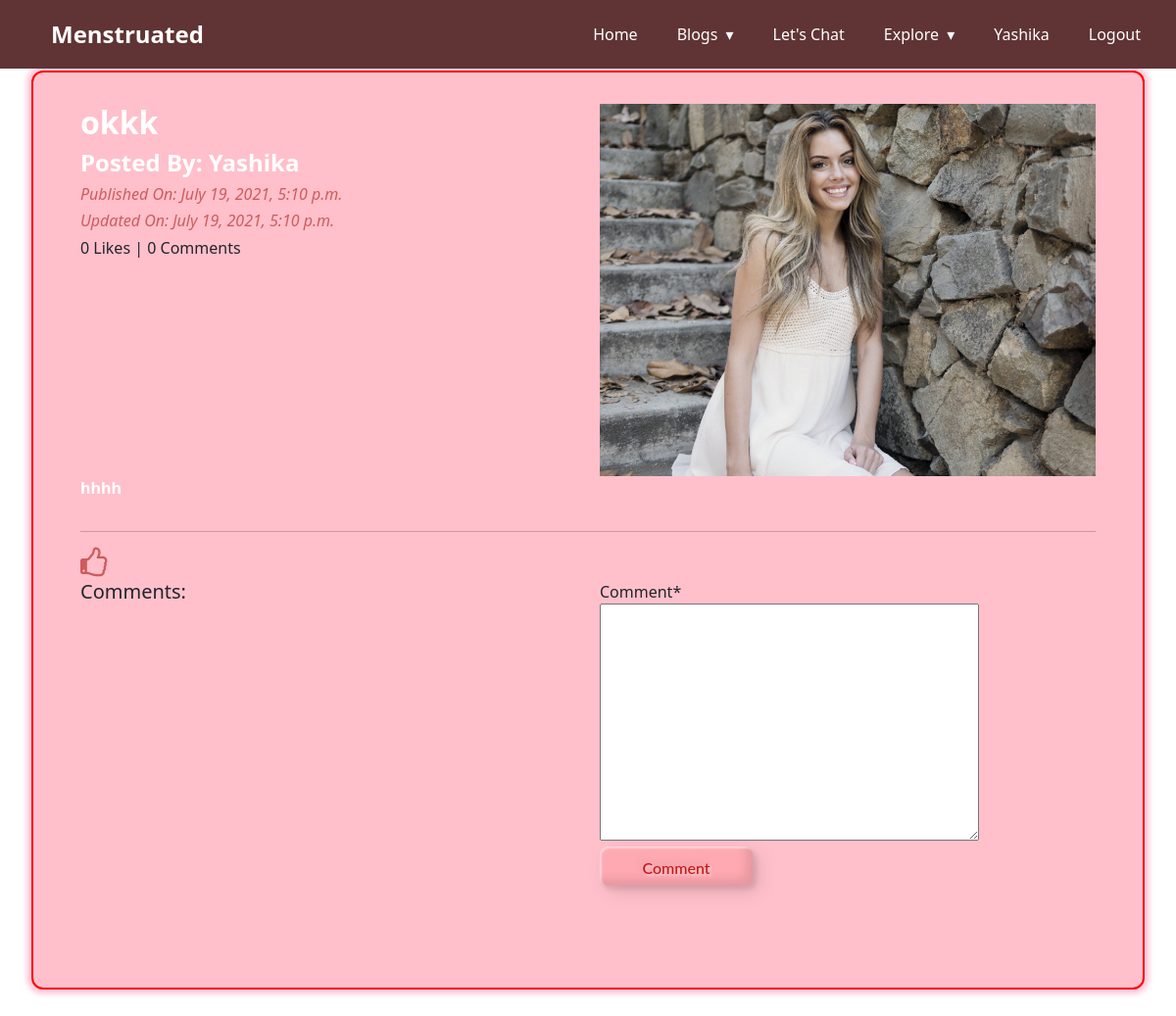
/blog/details/okkk-8022f0fc-eb45-4fe8-b203-3067a86c0cef (signed in), run on the app's committed database.
### App_Blog/models.py (models this page shows, shortened)
class Blog(models.Model):
    author = models.ForeignKey(User, on_delete=models.CASCADE,related_name='post_author')
    blog_title = models.CharField(max_length=264, verbose_name="Put a Title")
    slug = models.SlugField(max_length=264, unique=True)
    blog_content = models.TextField(verbose_name="What is on your mind?")
    blog_image = models.ImageField(upload_to='blog_images', verbose_name="Blog Image")
    public_date = models.DateTimeField(auto_now_add = True)
    update_date = models.DateTimeField(auto_now=True)
    class Meta:
        ordering =['-public_date']

### App_Blog/views.py (the view, shortened to what this page needs)
# urls.py: path('details/<slug:slug>',views.blog_details,name='blog_details'),
def blog_details(request,slug):
     blog = Blog.objects.get(slug=slug)
     comment_form = CommentForm()
     already_liked = Likes.objects.filter(blog=blog,user=request.user)
     if already_liked:
          liked=True
     else:
          liked=False
     return render(request,'App_Blog/blog_details.html', context={'blog':blog,'comment_form':comment_form,'liked':liked})

### App_Blog/forms.py
class CommentForm(forms.ModelForm):
    class Meta:
         model = Comment
         fields =('comment',)

### templates/App_Blog/blog_details.html (shortened to what this page needs)
{% extends 'Base.html' %}
{%  load crispy_forms_tags %}
{% block body_block %}
<div class="blogmore">
  <div class="row">
    <div class="col-sm-6">
    <h2>{{blog.blog_title}}</h2>
    <h4>Posted By: {{blog.author}}</h4>
    <i> <h6> Published On: {{blog.public_date}} </h6></i>
    <i> <h6> Updated On: {{blog.update_date}} </h6></i>
    <h6>{{ blog.liked_blog.count }} Likes | {{ blog.blog_comment.count }} Comments</h6>
    </div>
    <div class="col-sm-6">
    <img src="/media/{{blog.blog_image}}" width="100%">
    </div>
    {{blog.blog_content | linebreaks }}
    </div>
    <hr>
    {%  if not liked %}
    <a href="{%  url 'App_Blog:liked_post' pk=blog.pk %}">
    <i class="fa fa-thumbs-o-up fa-2x"></i>
    </a>
    {% else %}
    <a href="{%  url 'App_Blog:unliked_post' pk=blog.pk %}">
    <i class="fa fa-thumbs-o-down fa-2x"></i>
    </a>
    {% endif %}
    <div class="row">
    <div class="col-sm-6">
    <h5>Comments:</h5>
    </div>
    <div class="col-sm-6">
        <form method="post">
          {{ comment_form | crispy   }}
          <button type="submit" class="custom-btn btn-2">Comment</button>
        </form>
    </div>
    </div>
    <br><br><br>
</div>
{% endblock %}

### templates/Base.html (shortened to what this page needs)
<!DOCTYPE html>
{% load static %}
<html lang="en">
<head>
    <link href="https://cdn.jsdelivr.net/npm/bootstrap@5.0.1/dist/css/bootstrap.min.css" rel="stylesheet"
>
    <link rel="stylesheet" type="" href="https://maxcdn.bootstrapcdn.com/font-awesome/4.6.3/css/font-awesome.min.css">
    <link href="{% static 'css/base.css' %}" rel="stylesheet" />
</head>
<body>
    <section class="nav-bar">
        <div class="nav-container">
            <div class="logo" style=" color: white;
            font-weight: 700;
            font-size: 1.5rem;
            text-decoration: none;
            ">
                <a href="" style="display: flex;
                align-items: center;
                color: white;
                 text-decoration: none;"><img style="width: 20px;margin-right: 1rem;" src="https://www.pngkey.com/png/full/72-724918_vector-drip-clip-art-blood-drop-clipart-png.png"alt="">Menstruated </a>
            </div>
            <nav>
                <ul class="nav-list">
                    <li>
                        <a href="{% url 'index' %}">Home</a>
                    </li>
                    {% if user.is_authenticated %}
                    <li>
                        <a href="#">Blogs</a>
                    </li>
                    <li>
                        <a href="https://letsuschat.herokuapp.com/">Let's Chat</a>
                    </li>
                    <li>
                        <a href="#!">Explore</a>
                    </li>
                    <li>
                        <a href="{% url 'App_Login:profile' %}">{{ user.username }}</a>
                    </li>
                    <li>
                        <a href="{% url 'App_Login:logout' %}">Logout</a>
                    </li>
                    {% endif %}
                </ul>
            </nav>
        </div>
    </section>
    <div class="containermain">
        <div class="main">
            {% block body_block %}
            {% endblock %}
        </div>
    </div>
</body>
</html>

### static/css/base.css (style rules this page uses)
* { margin: 0; padding: 0; box-sizing: border-box; }
html { scroll-behavior: smooth; }
body { font-family: 'Segoe UI', Tahoma, Geneva, Verdana, sans-serif; }
.custom-btn { width: 156px; height: 40px; color: #fff; border-radius: 8px; padding: 10px 25px; font-family: 'Lato', sans-serif; font-weight: 500; font-size: 16px; background: transparent; cursor: pointer; transition: all 0.3s ease; position: relative; display: inline-block; box-shadow: inset 2px 2px 2px 0px rgba(255,255,255,.5), inset -7px -7px 10px 0px rgba(0,0,0,.1),7px 7px 20px 0px rgba(0,0,0,.1), 4px 4px 5px 0px rgba(0,0,0,.1); text-shadow: 2px 2px 3px rgba(255,255,255,.5), -4px -4px 6px rgba(116, 125, 136, .2); outline: none; }
.btn-2 { background-color: #ffa9b2; color: #c41717; border: none; }
.btn-2:before { height: 0%; width: 2px; }
.main { padding-top: 2.5rem; }
.blogmore { margin: 2rem; background: pink; padding: 2rem 3rem; border: 2px solid red; border-radius: 12px; box-shadow: 0 0 5px 5px rgb(255 112 158 / 36%); }
.blogmore h2,h4,p { color: white; font-weight: bold; }
.blogmore i { color: indianred; }
body { margin: 0; padding: 0; }
.nav-bar { height: 70px; background: #262626; z-index: 100000; position: fixed; width: 100%; }
.nav-container { height: 70px; background: #783b3bb8; z-index: 100000; position: fixed; width: 100%; display: flex; align-items: center; justify-content: space-between; padding: 0 1rem; }
nav { float: right; }
nav ul { list-style: none; margin: 0; padding: 0; }
nav ul li { float: left; position: relative; }
nav ul li a, nav ul li a:visited { display: block; padding: 0 20px; line-height: 70px; color: #ffffff; transition: 0.3s ease; text-decoration: none; }
nav ul li a:not(:only-child):after, nav ul li a:visited:not(:only-child):after { padding-left: 4px; content: ' ▾'; }
@media screen and (min-width: 799px) { .nav-list { display: block !important; } }

### data on the page
Blog: blog_title "okkk", author "Yashika", public_date "July 19, 2021, 5:10 p.m.", update_date "July 19, 2021, 5:10 p.m.", liked_blog.count "0", blog_comment.count "0", blog_image (picture), blog_content "hhhh"

### other printed values
{{ user.username }} "Yashika"
